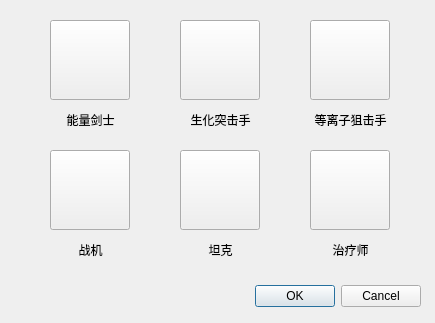
<?xml version="1.0" encoding="UTF-8"?>
<ui version="4.0">
 <class>GetSoldierTypeDialog</class>
 <widget class="QDialog" name="GetSoldierTypeDialog">
  <property name="geometry">
   <rect>
    <x>0</x>
    <y>0</y>
    <width>435</width>
    <height>323</height>
   </rect>
  </property>
  <property name="windowTitle">
   <string>Dialog</string>
  </property>
  <widget class="QDialogButtonBox" name="buttonBox">
   <property name="geometry">
    <rect>
     <x>80</x>
     <y>280</y>
     <width>341</width>
     <height>32</height>
    </rect>
   </property>
   <property name="orientation">
    <enum>Qt::Horizontal</enum>
   </property>
   <property name="standardButtons">
    <set>QDialogButtonBox::Cancel|QDialogButtonBox::Ok</set>
   </property>
  </widget>
  <widget class="QPushButton" name="soldierButton0">
   <property name="geometry">
    <rect>
     <x>50</x>
     <y>20</y>
     <width>80</width>
     <height>80</height>
    </rect>
   </property>
   <property name="text">
    <string/>
   </property>
  </widget>
  <widget class="QPushButton" name="soldierButton1">
   <property name="geometry">
    <rect>
     <x>180</x>
     <y>20</y>
     <width>80</width>
     <height>80</height>
    </rect>
   </property>
   <property name="text">
    <string/>
   </property>
  </widget>
  <widget class="QPushButton" name="soldierButton2">
   <property name="geometry">
    <rect>
     <x>310</x>
     <y>20</y>
     <width>80</width>
     <height>80</height>
    </rect>
   </property>
   <property name="text">
    <string/>
   </property>
  </widget>
  <widget class="QPushButton" name="soldierButton4">
   <property name="geometry">
    <rect>
     <x>180</x>
     <y>150</y>
     <width>80</width>
     <height>80</height>
    </rect>
   </property>
   <property name="text">
    <string/>
   </property>
  </widget>
  <widget class="QPushButton" name="soldierButton5">
   <property name="geometry">
    <rect>
     <x>310</x>
     <y>150</y>
     <width>80</width>
     <height>80</height>
    </rect>
   </property>
   <property name="text">
    <string/>
   </property>
  </widget>
  <widget class="QPushButton" name="soldierButton3">
   <property name="geometry">
    <rect>
     <x>50</x>
     <y>150</y>
     <width>80</width>
     <height>80</height>
    </rect>
   </property>
   <property name="text">
    <string/>
   </property>
  </widget>
  <widget class="QLabel" name="label">
   <property name="geometry">
    <rect>
     <x>60</x>
     <y>110</y>
     <width>61</width>
     <height>20</height>
    </rect>
   </property>
   <property name="text">
    <string>能量剑士</string>
   </property>
   <property name="alignment">
    <set>Qt::AlignCenter</set>
   </property>
  </widget>
  <widget class="QLabel" name="label_2">
   <property name="geometry">
    <rect>
     <x>190</x>
     <y>110</y>
     <width>61</width>
     <height>20</height>
    </rect>
   </property>
   <property name="text">
    <string>生化突击手</string>
   </property>
   <property name="alignment">
    <set>Qt::AlignCenter</set>
   </property>
  </widget>
  <widget class="QLabel" name="label_3">
   <property name="geometry">
    <rect>
     <x>310</x>
     <y>110</y>
     <width>81</width>
     <height>20</height>
    </rect>
   </property>
   <property name="text">
    <string>等离子狙击手</string>
   </property>
   <property name="alignment">
    <set>Qt::AlignCenter</set>
   </property>
  </widget>
  <widget class="QLabel" name="label_4">
   <property name="geometry">
    <rect>
     <x>60</x>
     <y>240</y>
     <width>61</width>
     <height>20</height>
    </rect>
   </property>
   <property name="text">
    <string>战机</string>
   </property>
   <property name="alignment">
    <set>Qt::AlignCenter</set>
   </property>
  </widget>
  <widget class="QLabel" name="label_5">
   <property name="geometry">
    <rect>
     <x>190</x>
     <y>240</y>
     <width>61</width>
     <height>20</height>
    </rect>
   </property>
   <property name="text">
    <string>坦克</string>
   </property>
   <property name="alignment">
    <set>Qt::AlignCenter</set>
   </property>
  </widget>
  <widget class="QLabel" name="label_6">
   <property name="geometry">
    <rect>
     <x>320</x>
     <y>240</y>
     <width>61</width>
     <height>20</height>
    </rect>
   </property>
   <property name="text">
    <string>治疗师</string>
   </property>
   <property name="alignment">
    <set>Qt::AlignCenter</set>
   </property>
  </widget>
 </widget>
 <resources/>
 <connections>
  <connection>
   <sender>buttonBox</sender>
   <signal>accepted()</signal>
   <receiver>GetSoldierTypeDialog</receiver>
   <slot>accept()</slot>
   <hints>
    <hint type="sourcelabel">
     <x>248</x>
     <y>254</y>
    </hint>
    <hint type="destinationlabel">
     <x>157</x>
     <y>274</y>
    </hint>
   </hints>
  </connection>
  <connection>
   <sender>buttonBox</sender>
   <signal>rejected()</signal>
   <receiver>GetSoldierTypeDialog</receiver>
   <slot>reject()</slot>
   <hints>
    <hint type="sourcelabel">
     <x>316</x>
     <y>260</y>
    </hint>
    <hint type="destinationlabel">
     <x>286</x>
     <y>274</y>
    </hint>
   </hints>
  </connection>
 </connections>
</ui>
